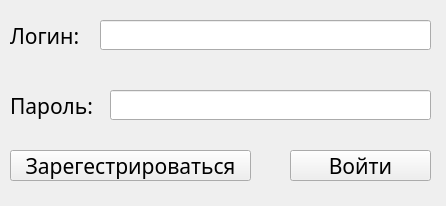
<?xml version="1.0" encoding="UTF-8"?>
<ui version="4.0">
 <class>Form</class>
 <widget class="QWidget" name="Form">
  <property name="geometry">
   <rect>
    <x>0</x>
    <y>0</y>
    <width>446</width>
    <height>206</height>
   </rect>
  </property>
  <property name="windowTitle">
   <string>Form</string>
  </property>
  <widget class="QPushButton" name="reg_button">
   <property name="geometry">
    <rect>
     <x>10</x>
     <y>150</y>
     <width>241</width>
     <height>31</height>
    </rect>
   </property>
   <property name="font">
    <font>
     <family>Century Gothic</family>
     <pointsize>16</pointsize>
    </font>
   </property>
   <property name="text">
    <string>Зарегестрироваться</string>
   </property>
  </widget>
  <widget class="QLabel" name="label">
   <property name="geometry">
    <rect>
     <x>10</x>
     <y>10</y>
     <width>71</width>
     <height>51</height>
    </rect>
   </property>
   <property name="font">
    <font>
     <family>Century Gothic</family>
     <pointsize>16</pointsize>
    </font>
   </property>
   <property name="text">
    <string>Логин:</string>
   </property>
  </widget>
  <widget class="QLineEdit" name="password_line">
   <property name="geometry">
    <rect>
     <x>110</x>
     <y>90</y>
     <width>321</width>
     <height>30</height>
    </rect>
   </property>
   <property name="font">
    <font>
     <family>Century Gothic</family>
     <pointsize>16</pointsize>
    </font>
   </property>
  </widget>
  <widget class="QLabel" name="label_2">
   <property name="geometry">
    <rect>
     <x>10</x>
     <y>80</y>
     <width>91</width>
     <height>51</height>
    </rect>
   </property>
   <property name="font">
    <font>
     <family>Century Gothic</family>
     <pointsize>16</pointsize>
    </font>
   </property>
   <property name="text">
    <string>Пароль:</string>
   </property>
  </widget>
  <widget class="QLineEdit" name="login_line">
   <property name="geometry">
    <rect>
     <x>100</x>
     <y>20</y>
     <width>331</width>
     <height>30</height>
    </rect>
   </property>
   <property name="font">
    <font>
     <family>Century Gothic</family>
     <pointsize>16</pointsize>
    </font>
   </property>
  </widget>
  <widget class="QPushButton" name="log_button">
   <property name="geometry">
    <rect>
     <x>290</x>
     <y>150</y>
     <width>141</width>
     <height>31</height>
    </rect>
   </property>
   <property name="font">
    <font>
     <family>Century Gothic</family>
     <pointsize>16</pointsize>
    </font>
   </property>
   <property name="text">
    <string>Войти</string>
   </property>
  </widget>
 </widget>
 <resources/>
 <connections/>
</ui>
